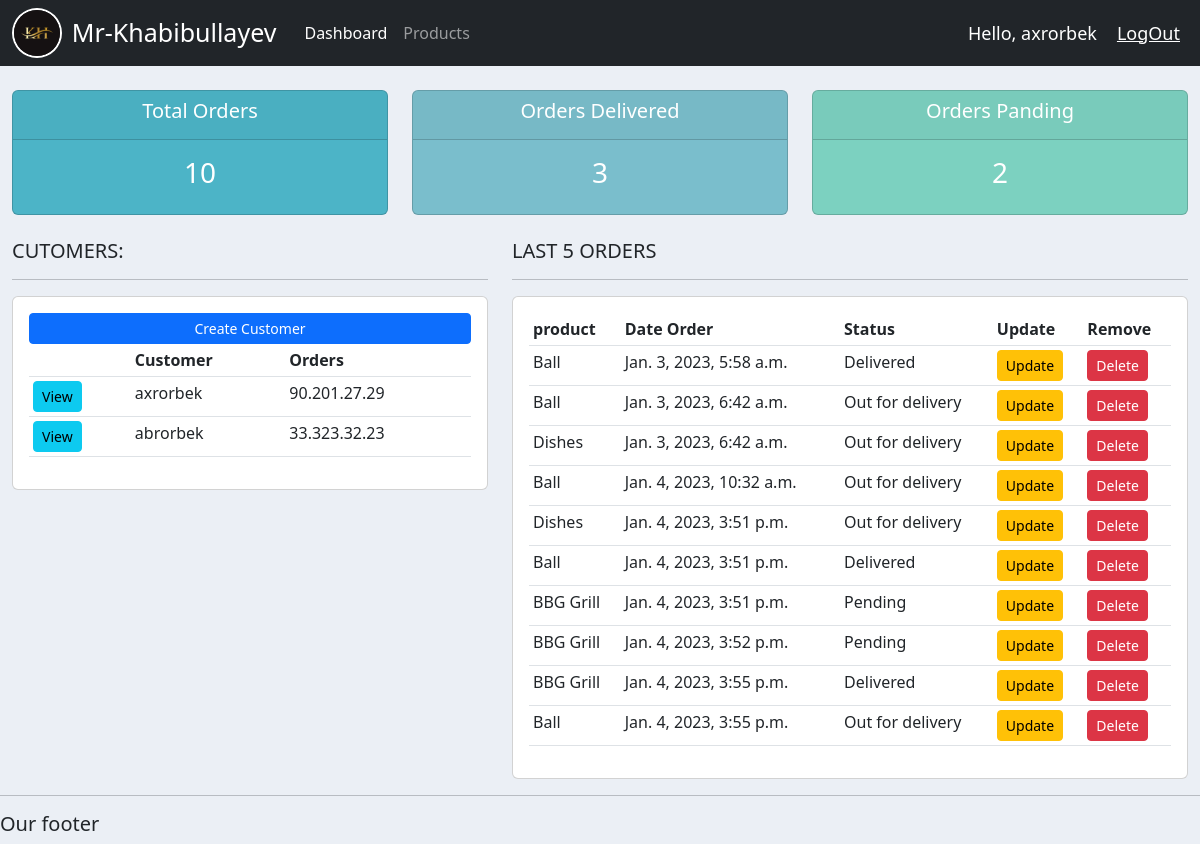
Before: / (signed in) with the older database file.
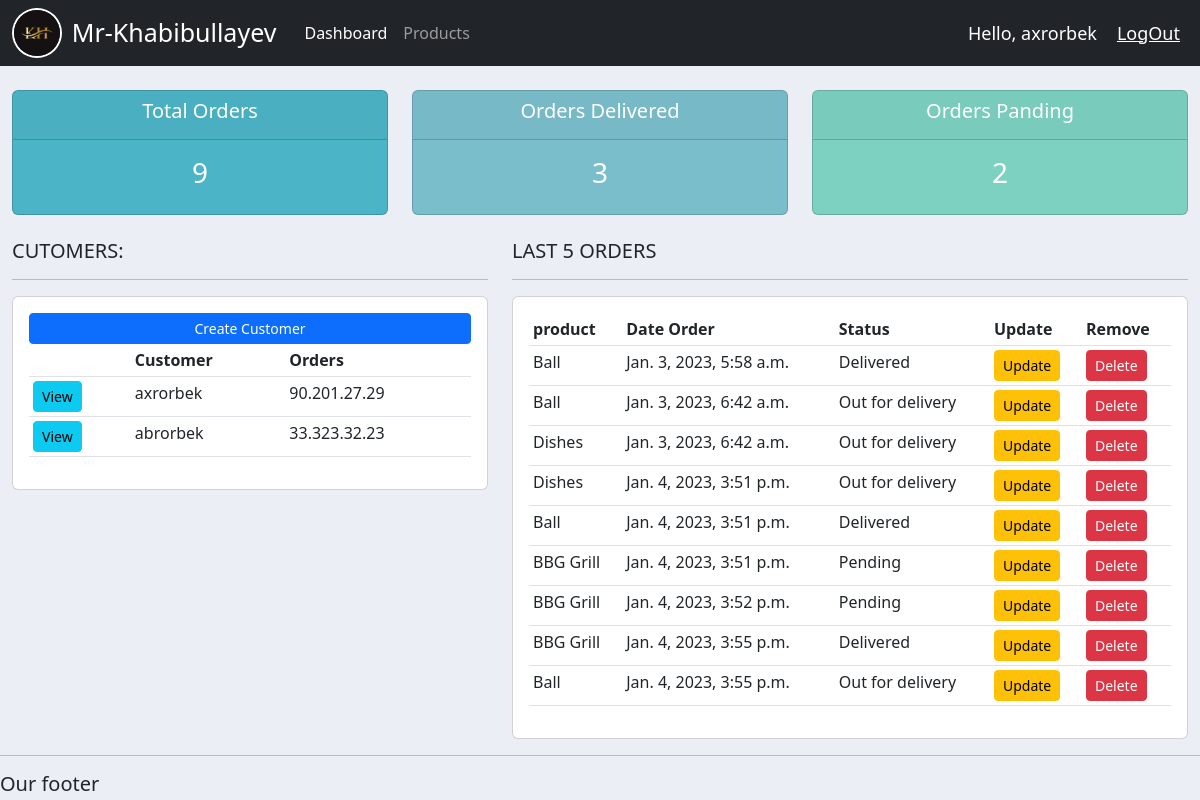
After: the same page with the newer database file.
### accounts/models.py (models this page shows, shortened)
class Customer(models.Model):
    name = models.CharField(max_length=200,null=True)
    phone = models.CharField(max_length=200,null=True)
    email = models.CharField(max_length=200,null=True)
    date_created = models.DateTimeField(auto_now_add=True,null=True)

class Order(models.Model):
    STATUS = (
        ('Pending','Pending'),
        ('Out for delivery','Out for delivery'),
        ('Delivered','Delivered')
    )
    customer = models.ForeignKey(Customer,null=True, on_delete=models.SET_NULL)
    product = models.ForeignKey(Product,null=True, on_delete=models.SET_NULL)
    date_created = models.DateTimeField(auto_now_add=True,null=True)
    status = models.CharField(max_length=200,null=True,choices=STATUS)
    note =  models.CharField(max_length=1000,null=True,)

class Product(models.Model):
    CATEGORY = (
        ('Indoor','Indoor'),
        ('Out Door','Out Door')
    )
    name = models.CharField(max_length=200,null=True)
    price = models.FloatField(null=True)
    category = models.CharField(max_length=200,null=True , choices=CATEGORY)
    description = models.CharField(max_length=200,null=True,blank=True)
    date_created = models.DateTimeField(auto_now_add=True,null=True)
    tag = models.ManyToManyField(Tag)
    def __str__(self):
        return self.name

### accounts/views.py (the view)
# urls.py: path('',home,name='home'),
@login_required(login_url='login')
def home(request):
    orders = Order.objects.all()
    customers = Customer.objects.all()
    total_customers = customers.count()
    total_orders = orders.count()
    delivered = orders.filter(status='Delivered').count()
    pending = orders.filter(status='Pending').count()
    context = {
        'orders': orders,
        'customers': customers,
        'total_orders':total_orders,
        'delivered':delivered,
        'pending':pending,
        }
    return render(request , 'accounts/dashboard.html',context)

### accounts/templates/accounts/dashboard.html
{% extends 'accounts/main.html' %}
{% block content %}
{% include 'accounts/status.html' %}
<br>
<div class="row">
    <div class="col-md-5">
        <h5>CUTOMERS:</h5>
        <hr>
        <div class="card card-body">
            <a href="" class="btn btn-primary btn-sm btn-block" >Create Customer</a>
            <table class="table table-sm">
                <tr>
                    <th></th>
                    <th>Customer</th>
                    <th>Orders</th>
                </tr>
                {% for customer in customers %}
                <tr>
                    <td>
                        <a class="btn btn-sm btn-info" href="{% url 'customer' customer.id %}">View</a>
                    </td>
                    <td>{{customer.name}}</td>
                    <td>{{customer.phone}}</td>
                </tr>
                {% endfor %}
            </table>
        </div>
    </div>
    <div class="col-md-7">
        <h5>LAST 5 ORDERS</h5>
        <hr>
        <div class="card card-body">
            <table class="table table-sm">
                <tr>
                    <th>product</th>
                    <th>Date Order</th>
                    <th>Status</th>
                    <th>Update</th>
                    <th>Remove</th>
                </tr>
                {% for order in orders %}
                <tr>
                    <td>{{order.product}}</td>
                    <td>{{order.date_created}}</td>
                    <td>{{order.status}}</td>
                    <td>
                        <a class="btn btn-sm btn-warning" href="{% url 'update_order'  order.id %}">Update</a>
                    </td>
                    <td>
                        <a class="btn btn-sm btn-danger" href="{% url 'delete_order'  order.id %}">Delete</a>
                    </td>
                </tr>
                {% endfor %}
            </table>
        </div>
    </div>
</div>
{% endblock content %}

Changed rows visible on the page:
removed Order: product "Ball", date_created "Jan. 4, 2023, 10:32 a.m.", status "Out for delivery"
Other visible differences:
{{ total_orders }}: "10" → "9"
